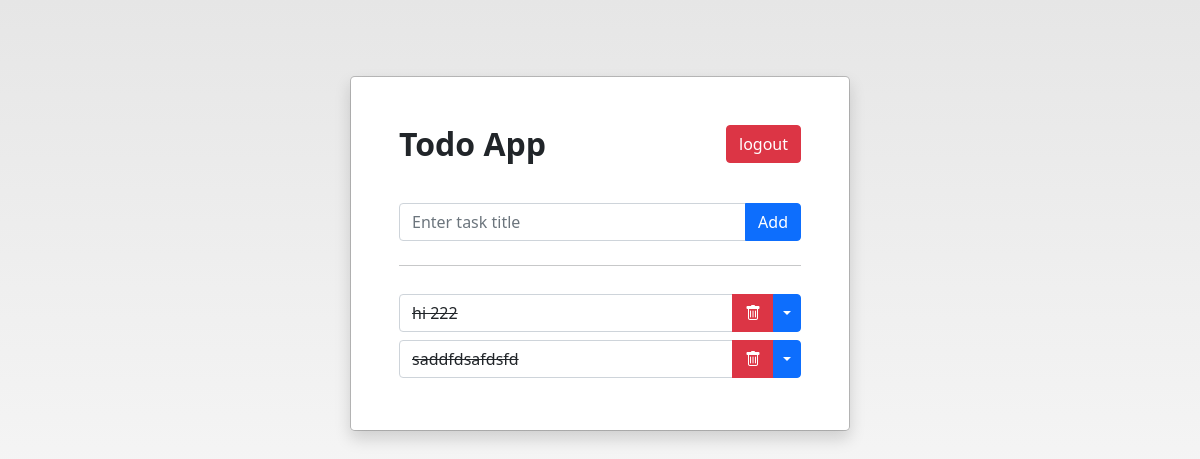
Page /tasks/ (signed in) on the earlier database version.
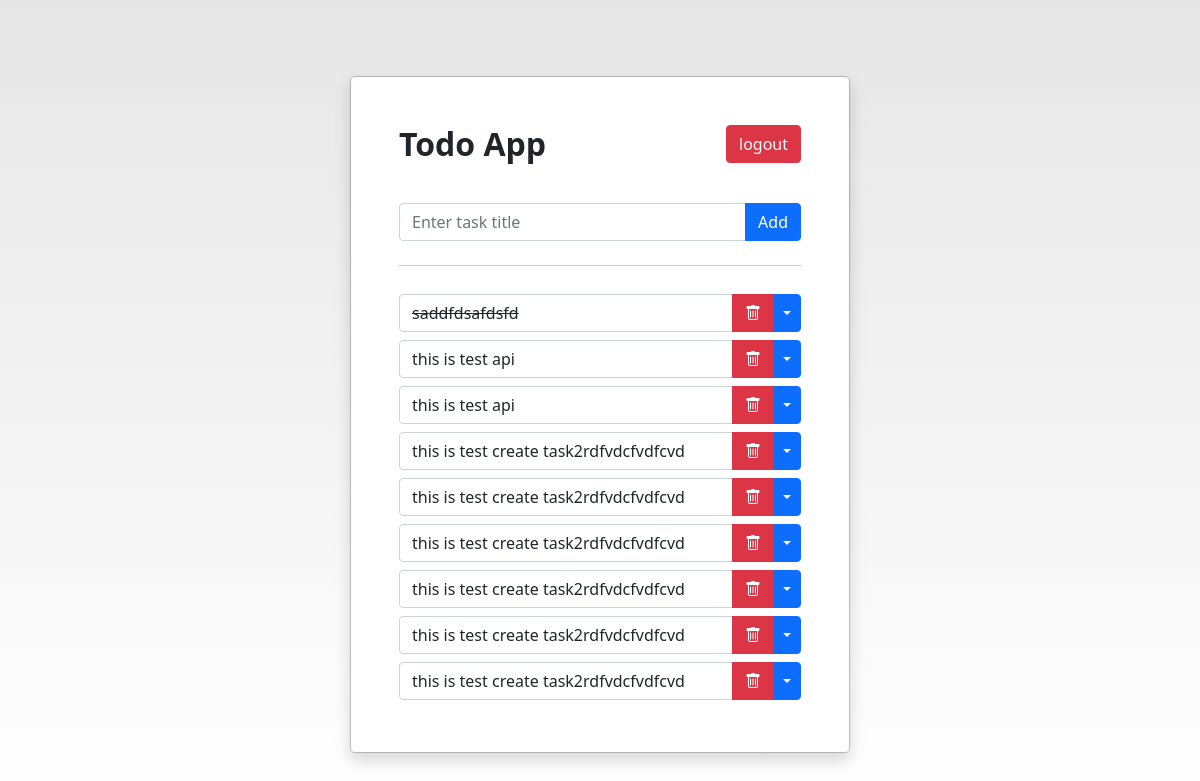
Same page on the later database version.
### tasks/models.py (models this page shows)
class Task(models.Model):
    user = models.ForeignKey(
        User, on_delete=models.CASCADE, null=True, blank=True)
    title = models.CharField(max_length=255)
    complete = models.BooleanField(default=False)
    created_date = models.DateTimeField(auto_now_add=True)
    updated_date = models.DateTimeField(auto_now=True)
    def __str__(self):
        return self.title
    class Meta:
        order_with_respect_to = "user"

### tasks/views.py (the view)
# urls.py: path("", TaskList.as_view(), name="task_list"),
class TaskList(LoginRequiredMixin, ListView):
    model = Task
    context_object_name = "tasks"
    template_name = "task/list_task.html"
    def get_queryset(self):
        return self.model.objects.filter(user=self.request.user)

### templates/tasks/task_list.html (shortened to what this page needs)
{% extends 'base.html' %}
{% load static %}
{% block content %}
<div class="modal modal-signin position-static d-block  py-5" tabindex="-1" role="dialog" id="modalSignin">
  <div class="modal-dialog" role="document">
    <div class="modal-content rounded-5 shadow">
      <div class="modal-header p-5 pb-4 border-bottom-0">
        <h2 class="fw-bold mb-0">Todo App</h2>
        <a type="button" class="btn btn-danger" href="{% url 'accounts:logout' %}">logout</a>
      </div>
      <div class="modal-body p-5 pt-0">
        <form class="pt-3" method="POST" action="{% url 'create_task' %}">
          <div class="input-group mb-3">
            <input type="text" class="form-control rounded-4" name="title" placeholder="Enter task title"
              aria-label="Recipient's username" aria-describedby="button-addon2">
            <button class="btn btn-primary" type="submit">Add</button>
          </div>
          <hr class="my-4">
          {% for task in tasks %}
          <div class="input-group py-1">
            <span type="text" class="form-control" aria-label="Text input with segmented dropdown button">
              {% if task.complete == True %}
              <strike>{{task.title}}</strike>
              {% else %}
              <span>{{task}}</span>
              {% endif %}
            </span>
            <a type="button" class="btn btn-danger" href="{% url 'delete_task' task.id %}"><i class="bi bi-trash"></i></a>
            <button type="button" class="btn btn-primary dropdown-toggle dropdown-toggle-split" data-bs-toggle="dropdown"
              aria-expanded="false">
            </button>
          </div>
          {% endfor %}
        </form>
      </div>
    </div>
  </div>
</div>
{% endblock %}

### templates/base.html (shortened to what this page needs)
<!doctype html>
<html lang="en">
<head>
    <link href="https://cdn.jsdelivr.net/npm/bootstrap@5.1.1/dist/css/bootstrap.min.css" rel="stylesheet"
>
    <link rel="stylesheet" href="https://cdn.jsdelivr.net/npm/bootstrap-icons@1.3.0/font/bootstrap-icons.css">
</head>
<body>
    {% block content %}{% endblock %}
</body>
</html>

### templates/base.html (style rules this page uses)
body { width: 100%; height: 100vh; background: linear-gradient(to bottom, #e6e6e6 0%, #ffffff 100%); }

Differences in the rows shown:
removed Task: title "hi 222"
added Task: title "this is test api"
added Task: title "this is test api"
added Task: title "this is test create task2rdfvdcfvdfcvd"
added Task: title "this is test create task2rdfvdcfvdfcvd"
added Task: title "this is test create task2rdfvdcfvdfcvd"
added Task: title "this is test create task2rdfvdcfvdfcvd"
added Task: title "this is test create task2rdfvdcfvdfcvd"
added Task: title "this is test create task2rdfvdcfvdfcvd"
